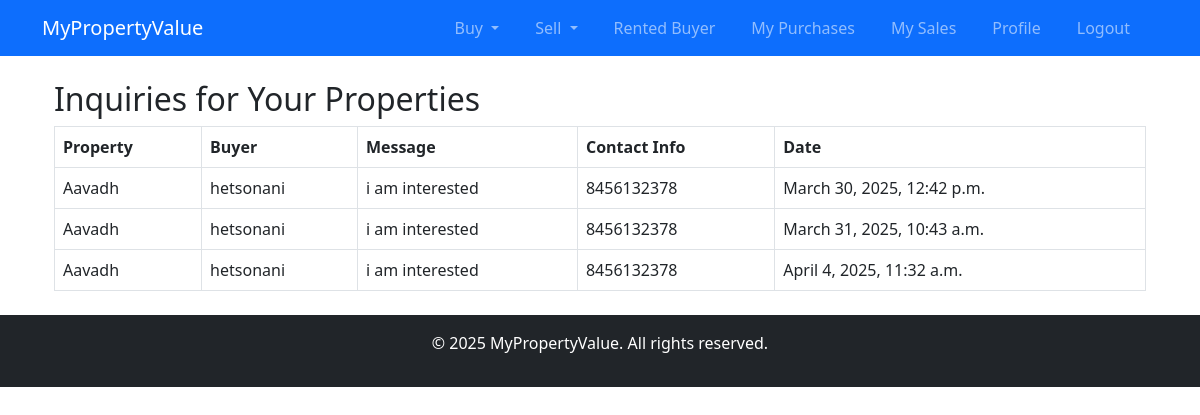
Screenshot of /users/seller/inquiries/?property_id=6 (signed in) with the database file from the repository.
### users/models.py (models this page shows, shortened)
class Inquiry(models.Model):
    property = models.ForeignKey(Property, on_delete=models.CASCADE, related_name='inquiries')
    buyer = models.ForeignKey(User, on_delete=models.CASCADE)
    message = models.TextField()
    contact_info = models.CharField(max_length=255)
    created_at = models.DateTimeField(auto_now_add=True)

class Property(models.Model):
    PROPERTY_TYPES = [
        ('Residential', 'Residential'),
        ('Commercial', 'Commercial'),
    ]
    STATUS_CHOICES = [
        ('Available', 'Available'),
        ('Not Available', 'Not Available'),
    ]
    title = models.CharField(max_length=255)
    image = models.ImageField(upload_to='property_images/', blank=True, null=True)
    description = models.TextField()
    price = models.DecimalField(max_digits=12, decimal_places=2)
    property_type = models.CharField(max_length=20, choices=PROPERTY_TYPES)
    location = models.CharField(max_length=255)
    owner = models.ForeignKey(User, on_delete=models.CASCADE)
    name = models.CharField(max_length=255, default="Unnamed Property") # New status field
    is_sold = models.BooleanField(default=False)
    status = models.CharField(max_length=20, choices=STATUS_CHOICES, default='Available')  # Add this field

class User(AbstractUser):
    email = models.EmailField(unique=True)
    phone_number = models.CharField(max_length=15, blank=True, null=True)

### users/views.py (the view)
# urls.py: path("seller/inquiries/", view_inquiries, name="view_inquiries"),
@login_required
def view_inquiries(request):
    property_id = request.GET.get('property_id')
    if property_id:
        inquiries = Inquiry.objects.filter(property_id=property_id, property__owner=request.user)
    else:
        inquiries = Inquiry.objects.filter(property__owner=request.user)
    return render(request, 'users/view_inquiries.html', {'inquiries': inquiries})

### users/templates/users/view_inquiries.html
{% extends 'base.html' %} {% block content %}
<div class="container">
  <h2>Inquiries for Your Properties</h2>
  {% if inquiries %}
  <table class="table table-bordered">
    <thead>
      <tr>
        <th>Property</th>
        <th>Buyer</th>
        <th>Message</th>
        <th>Contact Info</th>
        <th>Date</th>
      </tr>
    </thead>
    <tbody>
      {% for inquiry in inquiries %}
      <tr>
        <td>{{ inquiry.property.title }}</td>
        <td>{{ inquiry.buyer.username }}</td>
        <td>{{ inquiry.message }}</td>
        <td>{{ inquiry.contact_info }}</td>
        <td>{{ inquiry.created_at }}</td>
      </tr>
      {% endfor %}
    </tbody>
  </table>
  {% else %}
  <p>No inquiries yet.</p>
  {% endif %}
</div>
{% endblock %}

### rows the page displays
Inquiry: property "Aavadh", buyer.username "hetsonani", message "i am interested", contact_info "8456132378", created_at "March 30, 2025, 12:42 p.m."
Inquiry: property "Aavadh", buyer.username "hetsonani", message "i am interested", contact_info "8456132378", created_at "March 31, 2025, 10:43 a.m."
Inquiry: property "Aavadh", buyer.username "hetsonani", message "i am interested", contact_info "8456132378", created_at "April 4, 2025, 11:32 a.m."
